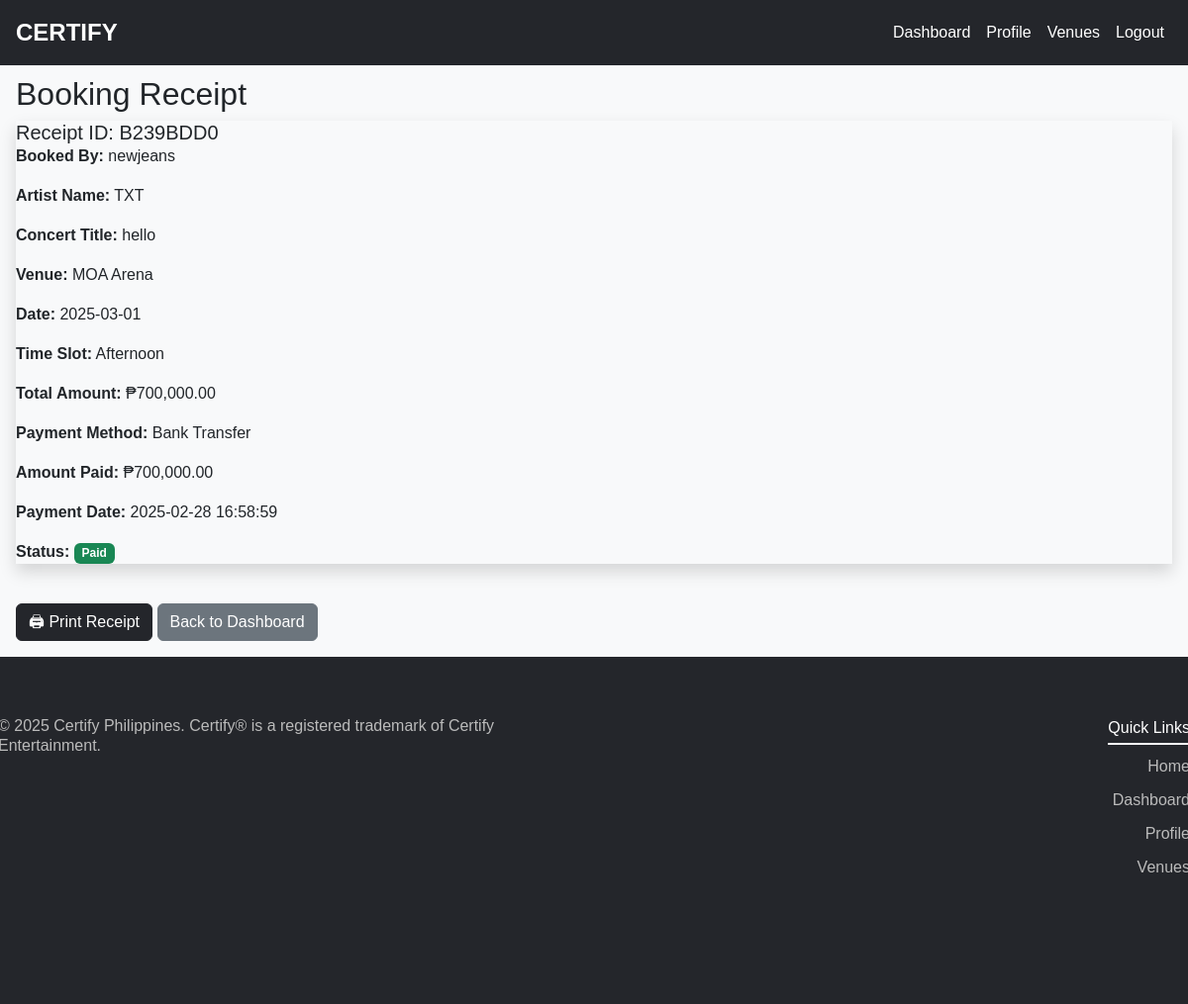
The page /view_receipt/14 (signed in) on the database its author committed.
### models.py (models this page shows)
class Booking(db.Model):
    id = db.Column(db.Integer, primary_key=True)
    user_id = db.Column(db.Integer, db.ForeignKey('user.id'), nullable=False)
    venue_id = db.Column(db.Integer, db.ForeignKey('venue.id'), nullable=False)
    artist_name = db.Column(db.String(100), nullable=False)
    concert_title = db.Column(db.String(100), nullable=False)
    date = db.Column(db.Date, nullable=False)
    time_slot = db.Column(db.String(50), nullable=False)
    amount_expected = db.Column(db.Float, nullable=False)
    status = db.Column(db.String(20), default="Paid")
    receipt_id = db.Column(db.String(20), unique=True, nullable=False)
    transaction = db.relationship('Transaction', uselist=False, backref='booking')

class User(db.Model, UserMixin):
    id = db.Column(db.Integer, primary_key=True)
    agency_name = db.Column(db.String(100), nullable=False)
    username = db.Column(db.String(50), unique=True, nullable=False)
    password = db.Column(db.String(255), nullable=False)
    created_at = db.Column(db.DateTime, default=db.func.current_timestamp())
    bookings = db.relationship('Booking', backref='user', lazy=True)

class Venue(db.Model):
    id = db.Column(db.Integer, primary_key=True)
    name = db.Column(db.String(100), unique=True, nullable=False)
    location = db.Column(db.String(200), nullable=False)
    capacity = db.Column(db.Integer, nullable=False)
    morning_price = db.Column(db.Float, nullable=False)
    afternoon_price = db.Column(db.Float, nullable=False)
    evening_price = db.Column(db.Float, nullable=False)
    bookings = db.relationship('Booking', backref='venue', lazy=True)

class Transaction(db.Model):
    id = db.Column(db.Integer, primary_key=True)
    booking_id = db.Column(db.Integer, db.ForeignKey('booking.id'), nullable=False, unique=True)
    payment_method = db.Column(db.String(50), nullable=False)
    amount_paid = db.Column(db.Float, nullable=False)
    payment_date = db.Column(db.DateTime, default=db.func.current_timestamp())

### routes.py (the view)
@app.route('/view_receipt/<int:booking_id>')
@login_required
def view_receipt(booking_id):
    booking = Booking.query.get(booking_id)
    if not booking or booking.user_id != current_user.id:
        flash("Error: Unauthorized access.", "danger")
        return redirect(url_for('dashboard'))
    return render_template('receipt.html', booking=booking)

### routes.py (called while the page is built)
@login_manager.user_loader
def load_user(user_id):
    return User.query.get(int(user_id))

### templates/receipt.html (shortened to what this page needs)
{% extends 'base.html' %}
{% block content %}
<div class="ms-3 me-3 pt-4 mb-3">
<h2 class ="receipt">Booking Receipt</h2>
<div class="cardd shadow ">
    <div class="card-body">
        <h5 class="card-title">Receipt ID: {{ booking.receipt_id }}</h5>
        <p><strong>Booked By:</strong> {{ current_user.username }}</p>
        <p><strong>Artist Name:</strong> {{ booking.artist_name }}</p>
        <p><strong>Concert Title:</strong> {{ booking.concert_title }}</p>
        <p><strong>Venue:</strong> {{ booking.venue.name }}</p>
        <p><strong>Date:</strong> {{ booking.date }}</p>
        <p><strong>Time Slot:</strong> {{ booking.time_slot }}</p>
        <p><strong>Total Amount:</strong> ₱{{ "{:,.2f}".format(booking.amount_expected) }}</p>
        <p><strong>Payment Method:</strong> {{ booking.transaction.payment_method }}</p>
        <p><strong>Amount Paid:</strong> ₱{{ "{:,.2f}".format(booking.transaction.amount_paid) }}</p>
        <p><strong>Payment Date:</strong> {{ booking.transaction.payment_date.strftime('%Y-%m-%d %H:%M:%S') }}</p>
        <p><strong>Status:</strong> <span class="badge bg-success">{{ booking.status }}</span></p>
    </div>
</div>
<br>
<button onclick="window.print()" class="btn btn-primary">🖨 Print Receipt</button>
<a href="{{ url_for('dashboard') }}" class="btn btn-secondary">Back to Dashboard</a>
</div>
{% endblock %}

### static/css/styles.css (style rules this page uses)
html, body { margin: 0; padding: 0; overflow-x: hidden; }
body { background-color: #f8f9fa; font-family: 'Arial', sans-serif; padding: 0px 0px }
.btn-primary { background-color: #24262b; border-color: #24262b; }
.shadow { box-shadow: 0 4px 8px rgba(0, 0, 0, 0.1); }

### rows shown on the page
Booking: receipt_id "B239BDD0", artist_name "TXT", concert_title "hello", date "2025-03-01", time_slot "Afternoon", amount_expected "700,000.00", status "Paid"
User: username "newjeans"
Venue: venue.name "MOA Arena"
Transaction: transaction.payment_method "Bank Transfer", transaction.amount_paid "700,000.00", transaction.payment_date "2025-02-28 16:58:59"
